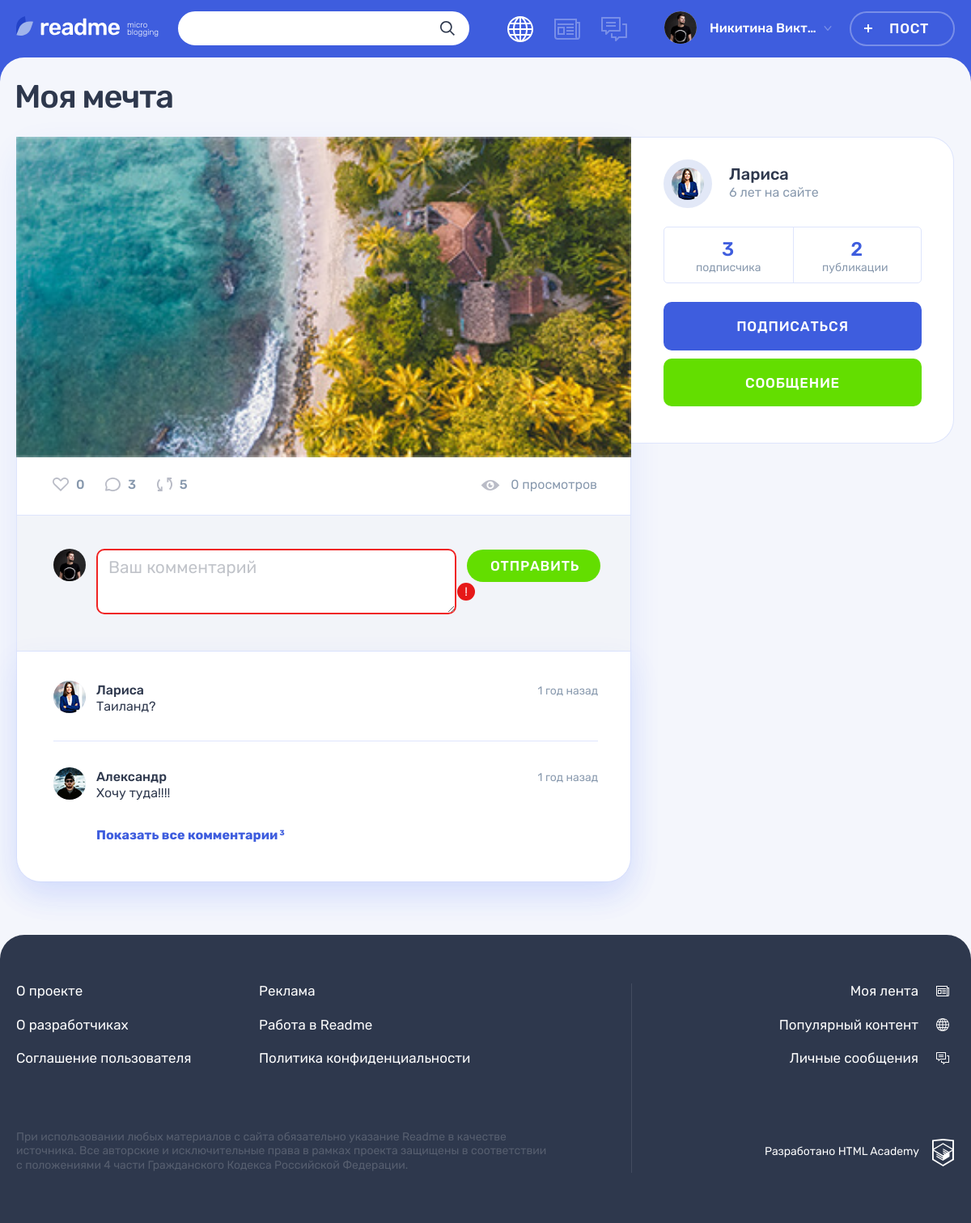
Screenshot of /post.php?post_id=4 with the database file from the repository.
### tables this page shows
CREATE TABLE IF NOT EXISTS post (
	id INT AUTO_INCREMENT PRIMARY KEY,
	dt_add DATETIME DEFAULT CURRENT_TIMESTAMP,
	p_title VARCHAR(255) NOT NULL,
	p_content TEXT,
	author VARCHAR(128) COMMENT 'Автор цитаты: задаётся пользователем',
	p_img VARCHAR(255) COMMENT 'Изображение: ссылка на сохранённый файл изображения',
	p_video VARCHAR(255) COMMENT 'Видео: ссылка на видео с youtube',
	p_link VARCHAR(255) COMMENT 'Ссылка: ссылка на сайт, задаётся пользователем;',
	user_id INT NOT NULL COMMENT 'Автор поста. Поле связи с user.id',
	category_id INT NOT NULL COMMENT 'Контент/категория поста. Поле связи с category.id',
	view_count INT UNSIGNED DEFAULT 0,
	FOREIGN KEY (user_id) REFERENCES user (id),
	FOREIGN KEY (category_id) REFERENCES category (id)
) COMMENT 'Посты';

CREATE TABLE IF NOT EXISTS comment (
	id INT  AUTO_INCREMENT PRIMARY KEY,
	dt_add DATETIME DEFAULT CURRENT_TIMESTAMP,
	c_content TEXT NOT NULL,
	user_id INT NOT NULL COMMENT 'Автор комментария. Поле связи с user.id',
	post_id INT NOT NULL COMMENT 'id поста с этим комментарием. Поле связи с post.id',
	FOREIGN KEY (user_id) REFERENCES user (id),
	FOREIGN KEY (post_id) REFERENCES post (id)
) COMMENT 'Комментарии к постам';

CREATE TABLE IF NOT EXISTS user (
	id INT AUTO_INCREMENT PRIMARY KEY,
	dt_add DATETIME DEFAULT CURRENT_TIMESTAMP,
	email VARCHAR(128) NOT NULL UNIQUE,
	login VARCHAR(50) NOT NULL,
	password VARCHAR(255) NOT NULL,
	avatar VARCHAR(255)
) COMMENT 'Зарегистрированные пользователи';

### helpers.php (called while the page is built, shortened)
<?php
function get_noun_plural_form(int $number, string $one, string $two, string $many): string
{
    $number = (int)$number;
    $mod10 = $number % 10;
    $mod100 = $number % 100;
    switch (true) {
        case ($mod10 > 5):
            return $many;
        case ($mod10 === 1):
            return $one;
        case ($mod10 >= 2 && $mod10 <= 4):
            return $two;
        default:
            return $many;
    }
}
function include_template($name, array $data = [])
{
    $name = 'templates/' . $name;
    extract($data);
    require $name;
    $result = ob_get_clean();
    return $result;
}

### functions.php (called while the page is built, shortened)
<?php
function get_interval ($date, $is_ago = false) {
    $cur_date = date_create("now");
    $date = date_create($date);
    $date_string = $date->format(DATE_FORMAT_ORIGINAL);
    $cur_date_string = $cur_date->format(DATE_FORMAT_ORIGINAL);
    $diff = date_diff($date, $cur_date);
    $days = $diff->days;
    $days_in_week = 7;
    $days_in_5weeks = 35;
    $days_in_year = 365;
    if ($cur_date_string > $date_string) {
        if ($days < 1) {
            $hours = $diff->h;
            if (1 <= $hours) {
                $time_count = $hours . " час" . get_noun_plural_form($hours, '', 'а', 'ов');
            } else {
                $minuts = $diff->i;
                $time_count = $minuts . " минут" . get_noun_plural_form($minuts, 'у', 'ы', '');
            }
        } elseif ($days >= 1) {
            if ($days < $days_in_week) {
                $time_count = $days . " " . get_noun_plural_form($days, 'день', 'дня', 'дней');
            } elseif ($days_in_week <= $days and $days < $days_in_5weeks) {
                $weeks = floor($days / $days_in_week);
                $time_count = $weeks . " недел" . get_noun_plural_form($weeks, 'ю', 'и', 'ь');
            } elseif ($days_in_5weeks <= $days and $days < $days_in_year) {
                $months = $diff->m;
                $time_count = $months . " месяц" . get_noun_plural_form($months, '', 'а', 'ев');
            } elseif ($days_in_year <= $days) {
                $years = $diff->y;
                $time_count = $years . " " . get_noun_plural_form($years, 'год', 'года', 'лет');
            }
        }
        if ($is_ago) {
            $time_count .= " назад";
        }
    } elseif ($cur_date_string === $date_string) {
        $time_count = "только что";
    } else {
        $time_count = $date_string . " - дата в будущем";
    }
    return $time_count;
}
function get_result ($db_link, $query, $mode = 2) {
    $result = mysqli_query($db_link, $query);
    $rows = mysqli_num_rows($result);
    if ($rows) {
        if ($mode === 1) {
            $array = mysqli_fetch_array($result);
            $array = $array[0];
        } elseif ($mode === 2) {
            $array = mysqli_fetch_all($result, MYSQLI_ASSOC);
        } elseif ($mode === 3) {
            $array = mysqli_fetch_assoc($result);
        } elseif ($mode === 4) {
            $array = mysqli_fetch_all($result);
            $array = array_column($array, 0);
        } else {
            exit('Неверный mode');
        }
    } else {
        $array = [];
    }
    return $array;
}
function get_number ($db_link, $table, $condition) {
    $query = '
        SELECT COUNT(id)
        FROM ' . $table . '
        WHERE '. $condition;
    $number = get_result($db_link, $query, 1);
    return $number;
}

### templates/posting.php (the view, shortened to what this page needs)
<main class="page__main page__main--publication">
	<div class="container">
		<h1 class="page__title page__title--publication"><?= $post['p_title']; ?></h1>
		<section class="post-details">
			<div class="post-details__wrapper post-<?= $post['category']; ?>">
				<div class="post-details__main-block post post--details">
					<?php require_once $post_type; ?>
					<div class="post__indicators">
						<div class="post__buttons">
							<a class="post__indicator post__indicator--likes button" href="#" title="Лайк">
    							<svg class="post__indicator-icon" width="20" height="17"><use xlink:href="#icon-heart"></use></svg>
    							<span><?= $arr_num['likes_count']; ?></span> <span class="visually-hidden">количество лайков</span>
							</a>
							<a class="post__indicator post__indicator--comments button" href="<?= $last_comment_href; ?>" title="Комментарии">
								<svg class="post__indicator-icon" width="19" height="17"><use xlink:href="#icon-comment"></use></svg>
								<span><?= $arr_num['comments_count']; ?></span>
							</a>
							<a class="post__indicator post__indicator--repost button" href="#" title="Репост">
								<svg class="post__indicator-icon" width="19" height="17"><use xlink:href="#icon-repost"></use></svg>
								<span>5</span>
							</a>
						</div>
						<span class="post__view"><?php echo $post['view_count'] . ' ' .  $view_word ?></span>
					</div>
					<div class="comments">
    					<form class="comments__form form" action="#" method="post">
    						<div class="comments__my-avatar">
    							<img class="comments__picture" src="img/userpic-medium.jpg" alt="Аватар пользователя">
    						</div>
    						<div class="form__input-section form__input-section--error">
    							<textarea class="comments__textarea form__textarea form__input" placeholder="Ваш комментарий"></textarea>
    							<button class="form__error-button button" type="button">!</button>
    						</div>
    						<button class="comments__submit button button--green" type="submit">Отправить</button>
    					</form>
    					<?php if ($comments): ?>
    					<div class="comments__list-wrapper">
    						<ul class="comments__list">
            					<?php foreach ($comments as $comment): ?>
    							<li class="comments__item user" id="last_comment_id_<?= $comment['id']; ?>">
    								<div class="comments__avatar">
    									<a class="user__avatar-link" href="#"><img class="comments__picture" src="img/<?= $comment['avatar']; ?>" alt="Аватар пользователя"></a>
    								</div>
    								<div class="comments__info">
    									<div class="comments__name-wrapper">
    										<a class="comments__user-name" href="#"><span><?= $comment['login']; ?></span></a>
    										<time class="comments__time" datetime="<?= $comment['comment_date_title']; ?>"><?= $comment['comment_interval']; ?></time>
    									</div>
    									<p class="comments__text"><?= $comment['c_content']; ?></p>
    								</div>
    							</li>
    							<?php endforeach; ?>
    						</ul>
    						<?php if (!$show_all_comments && $arr_num['comments_count'] > VISIBLE_COMMENTS) { ?>
    						<a class="comments__more-link" href="<?= $last_comment_href; ?>">
    							<span>Показать все комментарии</span> <sup class="comments__amount"><?= $arr_num['comments_count']; ?></sup>
    						</a>
    						<?php } ?>
    					</div>
    					<?php endif; ?>
					</div>
				</div>
    			<div class="post-details__user user">
    				<div class="post-details__user-info user__info">
    					<div class="post-details__avatar user__avatar">
    						<a class="post-details__avatar-link user__avatar-link" href="#">
    							<img class="post-details__picture user__picture" src="img/<?= $post['avatar']; ?>" alt="Аватар пользователя">
    						</a>
    					</div>
    					<div class="post-details__name-wrapper user__name-wrapper">
    						<a class="post-details__name user__name" href="#"> <span><?= $post['login']; ?></span></a>
    						<time class="post-details__time user__time" datetime="<?= $post['date_user_title']; ?>"><?= $post['date_user_interval']; ?> на сайте</time>
    					</div>
    				</div>
    				<div class="post-details__rating user__rating">
    					<p class="post-details__rating-item user__rating-item user__rating-item--subscribers">
    						<span class="post-details__rating-amount user__rating-amount"><?= $arr_num['followers_count']; ?></span>
    						<span class="post-details__rating-text user__rating-text"><?= $followers_word; ?></span>
    					</p>
    					<p class="post-details__rating-item user__rating-item user__rating-item--publications">
    						<span class="post-details__rating-amount user__rating-amount"><?= $arr_num['posts_count']; ?></span>
    						<span class="post-details__rating-text user__rating-text"><?= $posts_word; ?></span>
    					</p>
    				</div>
    				<div class="post-details__user-buttons user__buttons">
    					<button class="user__button user__button--subscription button button--main" type="button">Подписаться</button>
    					<a class="user__button user__button--writing button button--green" href="#">Сообщение</a>
    				</div>
    			</div>
			</div>
		</section>
	</div>
</main>

### templates/post-photo.php
<div class="post-details__image-wrapper post-photo__image-wrapper">
	<img src="uploads/<?= $post['p_img']; ?>" alt="Фото от пользователя" width="760" height="507">
</div>

### rows the page displays
post: p_title "Моя мечта", p_img (picture), view_count "0", user.avatar (picture), user.login "Лариса"
comment: user.avatar (picture), user.login "Лариса", comment_interval "1 год назад", c_content "Таиланд?"
comment: user.avatar (picture), user.login "Александр", comment_interval "1 год назад", c_content "Хочу туда!!!!"

### other values shown
$user_name "Никитина Викт…"
$arr_num['likes_count'] "0"
$arr_num['comments_count'] "3"
$view_word "просмотров"
$post['date_user_interval'] "6 лет"
$arr_num['followers_count'] "3"
$followers_word "подписчика"
$arr_num['posts_count'] "2"
$posts_word "публикации"
